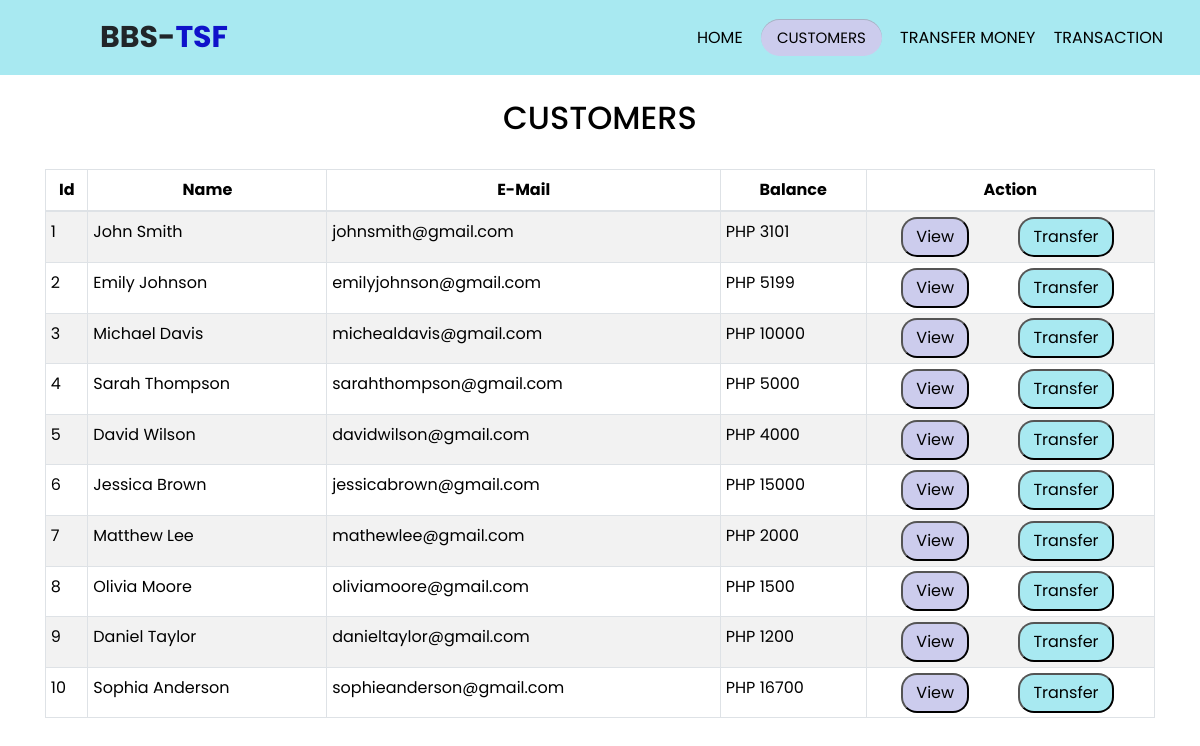
The page /customers.php on the database its author committed.
### tables this page shows
CREATE TABLE `customer` (
  `id` int(3) NOT NULL,
  `name` text NOT NULL,
  `email` varchar(30) NOT NULL,
  `balance` int(8) NOT NULL
);

### customers.php (the view, shortened to what this page needs)
<!DOCTYPE html>
<html lang="en">
<head>
    <link rel="stylesheet" type="text/css" href="css/style.css">
    <link rel="stylesheet" type="text/css" href="css/customer.css">
    <link rel="stylesheet" href="https://maxcdn.bootstrapcdn.com/bootstrap/4.0.0/css/bootstrap.min.css">
</head>
<body>
    <div class="header-main">
        <nav>
            <label class="logo">BBS-<span>TSF</span></label>
            <ul>
                <li><a  href="index.php">HOME</a></li>
                <li><a  href="customers.php">CUSTOMERS</a></li>
                <li><a  href="transfer-money.php">TRANSFER MONEY</a></li>
                <li><a  href="transaction.php">TRANSACTION</a></li>
            </ul>
        </nav>
    </div>
    <?php
    include 'config.php';
    $sql = "SELECT * FROM customer";
    $result = mysqli_query($conn,$sql);
?>
<div class="container">
        <h2 class="text-center pt-4" style="color : black;">CUSTOMERS</h2>
        <br>
            <div class="row">
                <div class="col">
                    <div class="table-responsive-sm">
                    <table class="table table-hover table-sm table-striped table-condensed table-bordered" style="border-color:black;">
                        <thead style="color : black;">
                            <tr>
                            <th scope="col" class="text-center py-2">Id</th>
                            <th scope="col" class="text-center py-2">Name</th>
                            <th scope="col" class="text-center py-2">E-Mail</th>
                            <th scope="col" class="text-center py-2">Balance</th>
                            <th scope="col" class="text-center py-2">Action</th>
                            </tr>
                        </thead>
                        <tbody>
                <?php
                    while($rows=mysqli_fetch_assoc($result)){
                ?>
                    <tr style="color : black;">
                        <td class="py-2"><?php echo $rows['id'] ?></td>
                        <td class="py-2"><?php echo $rows['name']?></td>
                        <td class="py-2"><?php echo $rows['email']?></td>
                        <td class="py-2">PHP <?php echo $rows['balance']?></td>
                        <td><a class="mr-20" href="view-one.php?id= <?php echo $rows['id'] ;?>"> <button type="button" class="bttn">View</button></a>
                        <a href="transfer.php?id= <?php echo $rows['id'] ;?>"> <button type="button" class="bttn1">Transfer</button></a>
                    </td>
                    </tr>
                <?php
                    }
                ?>
                        </tbody>
                    </table>
                    </div>
                </div>
            </div>
         </div>
</body>
</html>

### css/style.css (style rules this page uses)
* { margin: 0; padding: 0; box-sizing: border-box; font-family: 'Poppins', sans-serif; }
.header-main { width: 100%; height: 75px; background-color: rgb(168, 233, 241); }
label.logo { font-weight: bold; font-size: 30px; line-height: 75px; padding: 0 100px; }
.active { background-color: rgb(204, 204, 237); border-radius: 40px; font-size: 15px; padding: 8px 16px; box-shadow: rgba(20, 70, 32, .2) 0 1px 0 inset; }
nav ul { float: right; margin-right: 30px; }
nav ul li { list-style-type: none; display: inline-block; line-height: 75px; margin: 0 7px; }
.header-main ul a { text-decoration: none; color: black; }
span { color: rgb(15, 18, 202); }

### css/customer.css (style rules this page uses)
.bttn1 { background-color: rgb(168, 233, 241); position: relative; left: 75px; padding: 6px 13px; border-radius: 16px; background-size: 200% 100%; }
.bttn { position: relative; left: 30px; background-color: rgb(204, 204, 237); border-radius: 16px; background-size: 200% 100%; padding: 6px 13px; }

### rows shown on the page
customer: id "1", name "John Smith", email "johnsmith@gmail.com", balance "3101"
customer: id "2", name "Emily Johnson", email "emilyjohnson@gmail.com", balance "5199"
customer: id "3", name "Michael Davis", email "michealdavis@gmail.com", balance "10000"
customer: id "4", name "Sarah Thompson", email "sarahthompson@gmail.com", balance "5000"
customer: id "5", name "David Wilson", email "davidwilson@gmail.com", balance "4000"
customer: id "6", name "Jessica Brown", email "jessicabrown@gmail.com", balance "15000"
customer: id "7", name "Matthew Lee", email "mathewlee@gmail.com", balance "2000"
customer: id "8", name "Olivia Moore", email "oliviamoore@gmail.com", balance "1500"
customer: id "9", name "Daniel Taylor", email "danieltaylor@gmail.com", balance "1200"
customer: id "10", name "Sophia Anderson", email "sophieanderson@gmail.com", balance "16700"
